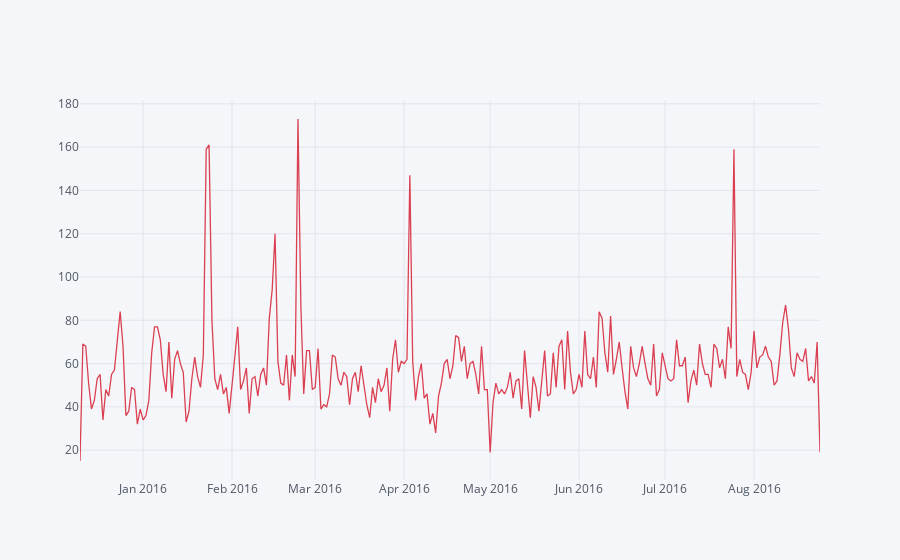

Notebook code for this chart:
### Code cell
df.groupby("date").count()["Fire"].iplot(color = "red")
plt.tight_layout()

### Figure 1 — Plotly figure (JSON) as saved in the notebook; plotly's stock layout.template omitted (floating-point values rounded to 4 significant figures; data arrays with more than 128 entries replaced by an {"elided": "..."} marker saying what was removed)
{"data": [{"line": {"color": "rgba(219, 64, 82, 1.0)", "dash": "solid", "shape": "linear", "width": 1.3}, "mode": "lines", "name": "Fire", "text": "", "type": "scatter", "x": {"elided": "259 str values"}, "y": {"elided": "259 int values"}}], "layout": {"legend": {"bgcolor": "#F5F6F9", "font": {"color": "#4D5663"}}, "paper_bgcolor": "#F5F6F9", "plot_bgcolor": "#F5F6F9", "title": {"font": {"color": "#4D5663"}}, "xaxis": {"gridcolor": "#E1E5ED", "showgrid": true, "tickfont": {"color": "#4D5663"}, "title": {"font": {"color": "#4D5663"}, "text": ""}, "zerolinecolor": "#E1E5ED"}, "yaxis": {"gridcolor": "#E1E5ED", "showgrid": true, "tickfont": {"color": "#4D5663"}, "title": {"font": {"color": "#4D5663"}, "text": ""}, "zerolinecolor": "#E1E5ED"}}}
